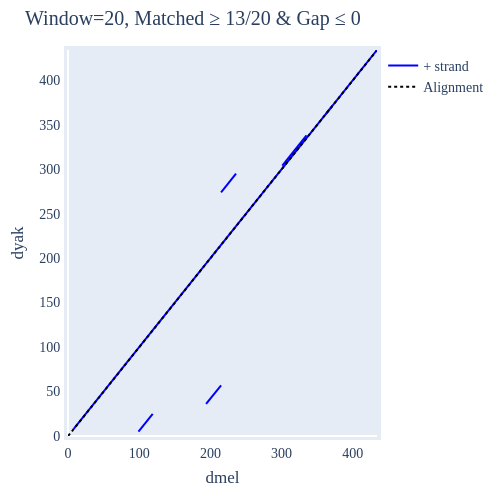

The notebook cell saved with this chart:
### Code cell
# take a look at a random alignment from the filtered alignment directory 

i = np.random.choice(500)
aln = loader(out_dir[i])

print("length of alignment: ", len(aln))

fig = aln.dotplot()
fig.show()

### Figure 1 — Plotly figure (JSON) as saved in the notebook; plotly's stock layout.template omitted (floating-point values rounded to 4 significant figures)
{"data": [{"line": {"color": "blue"}, "mode": "lines", "name": "+ strand", "showlegend": true, "type": "scatter", "x": [8, 371, null, 362, 434, null, 301, 335, null, 99, 119, null, 194, 215, null, 215, 236], "xaxis": "x", "y": [8, 371, null, 362, 434, null, 304, 338, null, 5, 25, null, 36, 57, null, 274, 295], "yaxis": "y"}, {"line": {"color": "black", "dash": "dot"}, "mode": "lines", "name": "Alignment", "showlegend": true, "type": "scatter", "x": [0.2, 433.2], "xaxis": "x", "y": [0, 433], "yaxis": "y"}], "layout": {"autosize": false, "font": {"family": "Balto", "size": 14}, "height": 500, "hovermode": "closest", "margin": {"b": 50, "l": 50, "pad": 4, "r": 50, "t": 50}, "showlegend": true, "title": {"text": "Window=20, Matched ≥ 13/20 & Gap ≤ 0"}, "width": 500, "xaxis": {"mirror": true, "range": [0, 434], "showgrid": false, "showline": true, "title": {"text": "dmel"}, "visible": true}, "yaxis": {"mirror": true, "range": [0, 434], "showgrid": false, "showline": true, "title": {"text": "dyak"}, "visible": true}}}
